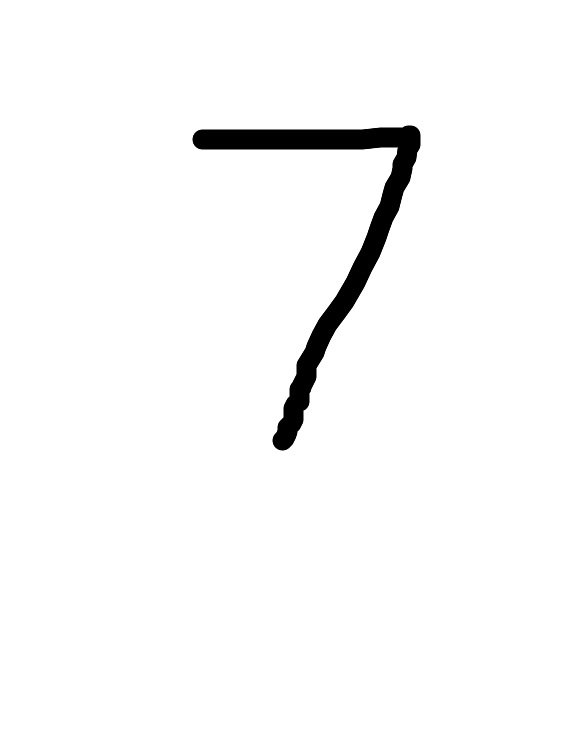
#> input picture CL-I/Machine Learning/Assignment 3/testing images/Seven.jpg, 562 x 734 px, found by its file name
$ jupyter execute Assignment3.ipynb
#> lines starting #> are read from the running program, lines starting #| are printed output that depends on the picture
[cell 1]
import numpy as np
import matplotlib.pyplot as plt
from sklearn.datasets import load_digits
from sklearn.model_selection import train_test_split
from sklearn.svm import SVC
from PIL import Image

digits = load_digits()

[cell 2]
X = digits.data
y = digits.target

X_train, X_test, y_train, y_test = train_test_split(
    X,y, test_size = 0.2, random_state = 234
)

[cell 3]
model = SVC(kernel = "rbf")

model.fit(X_train, y_train)

[cell 4]
# image_path = input("Enter path of handwritten digit image: ")
img = Image.open(r"C:\Users\athni\OneDrive\Desktop\SPPU-BE-AIDS-LabPracticals\CL-I\Machine Learning\Assignment 3\testing images\Seven.jpg").convert("L")
img = img.resize((8,8))

img_array = np.array(img)
img_array = 255 - img_array

img_array = (img_array / 255.0) * 16
img_array = img_array.reshape(1,-1)
prediction = model.predict(img_array)
#> prediction = [7]

plt.imshow(img_array.reshape(8,8),cmap = "gray")
plt.title("Predicted Digit: " + str(prediction[0]))
plt.axis("off")
plt.show()
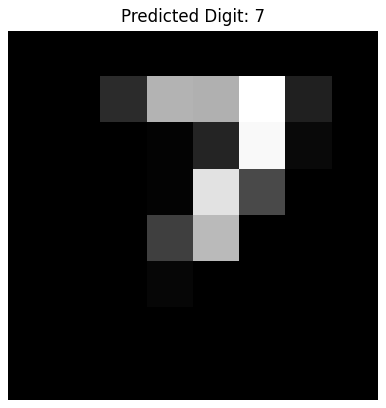
#> figure drawn by matplotlib, 1 panel

print("Predicted Digit:", prediction[0])
#| Predicted Digit: 7


$ run again, with CL-I/Machine Learning/Assignment 3/testing images/Eight.jpg copied over CL-I/Machine Learning/Assignment 3/testing images/Seven.jpg
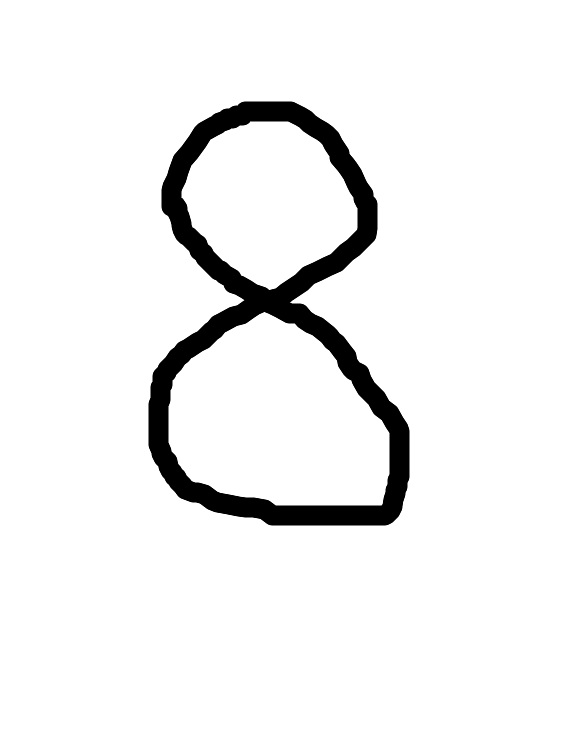
#> input picture CL-I/Machine Learning/Assignment 3/testing images/Eight.jpg, 562 x 734 px, found by its file name
#> prediction = [9]
#> `plt.show()`:
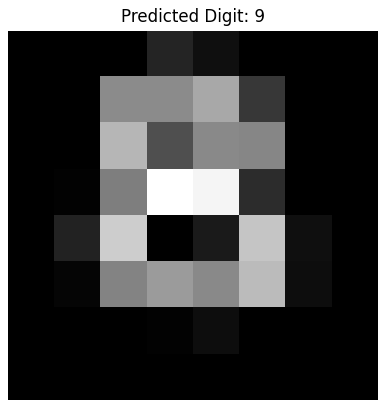
#> figure drawn by matplotlib, 1 panel
#| Predicted Digit: 9

$ run again, with CL-I/Machine Learning/Assignment 3/testing images/Five.jpg copied over CL-I/Machine Learning/Assignment 3/testing images/Seven.jpg
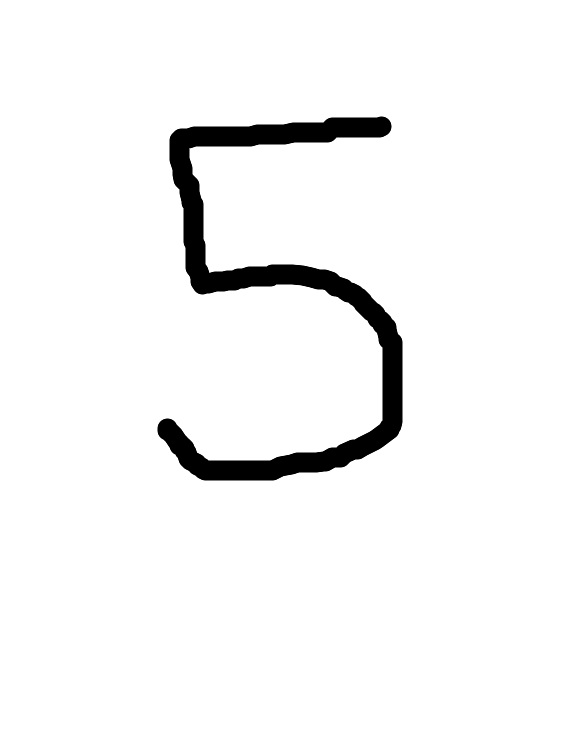
#> input picture CL-I/Machine Learning/Assignment 3/testing images/Five.jpg, 562 x 734 px, found by its file name
#> prediction = [4]
#> `plt.show()`:
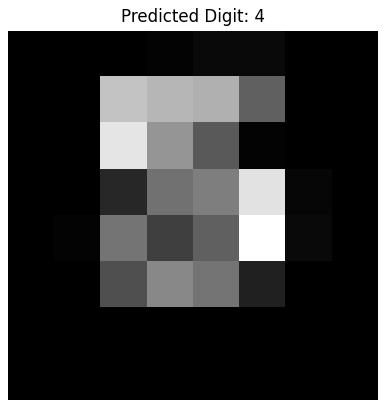
#> figure drawn by matplotlib, 1 panel
#| Predicted Digit: 4
